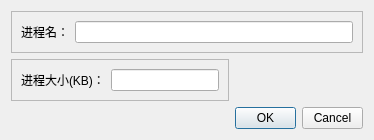
<?xml version="1.0" encoding="UTF-8"?>
<ui version="4.0">
 <class>input_CreateProcessDialog</class>
 <widget class="QDialog" name="input_CreateProcessDialog">
  <property name="geometry">
   <rect>
    <x>0</x>
    <y>0</y>
    <width>374</width>
    <height>133</height>
   </rect>
  </property>
  <property name="windowTitle">
   <string>创建进程</string>
  </property>
  <layout class="QFormLayout" name="formLayout">
   <item row="1" column="0">
    <widget class="QFrame" name="frame_2">
     <property name="frameShape">
      <enum>QFrame::StyledPanel</enum>
     </property>
     <property name="frameShadow">
      <enum>QFrame::Raised</enum>
     </property>
     <layout class="QHBoxLayout" name="horizontalLayout">
      <item>
       <widget class="QLabel" name="label_2">
        <property name="text">
         <string>进程大小(KB)：</string>
        </property>
       </widget>
      </item>
      <item>
       <widget class="QLineEdit" name="lineEdit_2">
        <property name="focusPolicy">
         <enum>Qt::StrongFocus</enum>
        </property>
       </widget>
      </item>
     </layout>
    </widget>
   </item>
   <item row="0" column="0" colspan="2">
    <widget class="QFrame" name="frame">
     <property name="frameShape">
      <enum>QFrame::StyledPanel</enum>
     </property>
     <property name="frameShadow">
      <enum>QFrame::Raised</enum>
     </property>
     <layout class="QHBoxLayout" name="horizontalLayout_2">
      <item>
       <widget class="QLabel" name="label">
        <property name="text">
         <string>进程名：</string>
        </property>
       </widget>
      </item>
      <item>
       <widget class="QLineEdit" name="lineEdit"/>
      </item>
     </layout>
    </widget>
   </item>
   <item row="2" column="1">
    <widget class="QDialogButtonBox" name="buttonBox">
     <property name="orientation">
      <enum>Qt::Horizontal</enum>
     </property>
     <property name="standardButtons">
      <set>QDialogButtonBox::Cancel|QDialogButtonBox::Ok</set>
     </property>
    </widget>
   </item>
  </layout>
 </widget>
 <resources/>
 <connections>
  <connection>
   <sender>buttonBox</sender>
   <signal>accepted()</signal>
   <receiver>input_CreateProcessDialog</receiver>
   <slot>accept()</slot>
   <hints>
    <hint type="sourcelabel">
     <x>248</x>
     <y>254</y>
    </hint>
    <hint type="destinationlabel">
     <x>157</x>
     <y>274</y>
    </hint>
   </hints>
  </connection>
  <connection>
   <sender>buttonBox</sender>
   <signal>rejected()</signal>
   <receiver>input_CreateProcessDialog</receiver>
   <slot>reject()</slot>
   <hints>
    <hint type="sourcelabel">
     <x>316</x>
     <y>260</y>
    </hint>
    <hint type="destinationlabel">
     <x>286</x>
     <y>274</y>
    </hint>
   </hints>
  </connection>
 </connections>
</ui>
